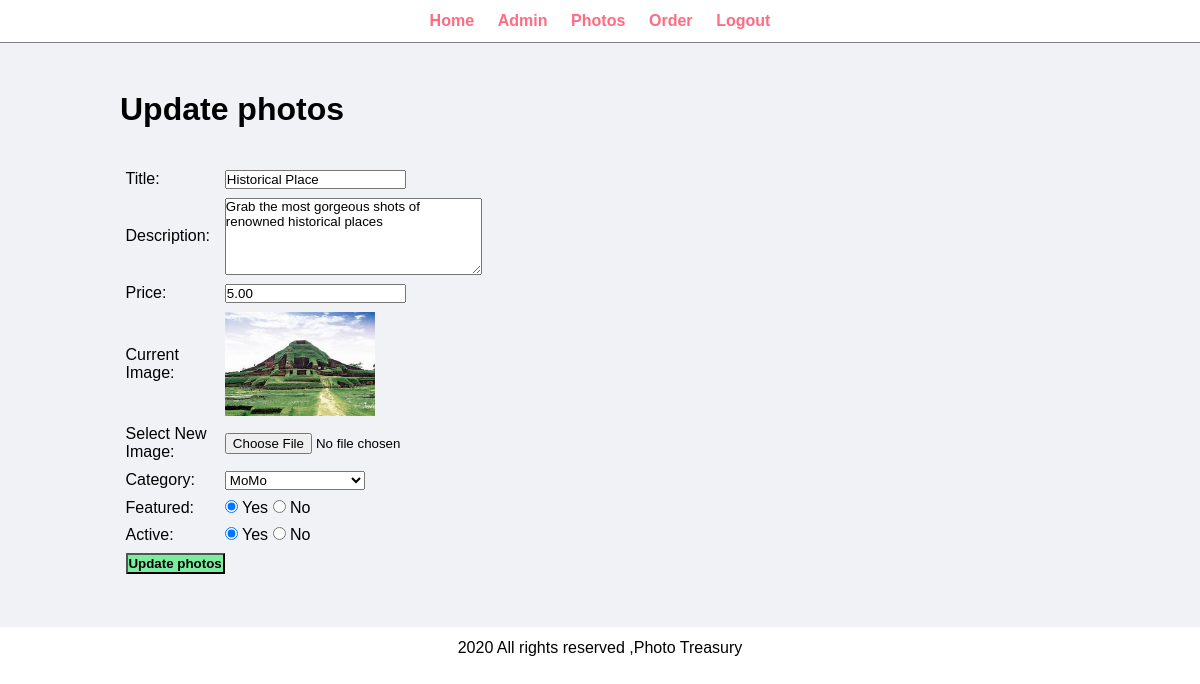
The app's page /admin/update-photo.php?id=3 (signed in) with its own data.
### tables this page shows
CREATE TABLE `tbl_photo` (
  `id` int(10) UNSIGNED NOT NULL,
  `title` varchar(100) NOT NULL,
  `description` text NOT NULL,
  `price` decimal(10,2) NOT NULL,
  `image_name` varchar(255) NOT NULL,
  `category_id` int(10) UNSIGNED NOT NULL,
  `featured` varchar(10) NOT NULL,
  `active` varchar(10) NOT NULL
);

CREATE TABLE `tbl_category` (
  `id` int(10) UNSIGNED NOT NULL,
  `title` varchar(100) NOT NULL,
  `image_name` varchar(255) NOT NULL,
  `featured` varchar(10) NOT NULL,
  `active` varchar(10) NOT NULL
);

### admin/update-photo.php (the view, shortened to what this page needs)
<?php include('partials/menu.php'); ?>
<?php
    if(isset($_GET['id']))
    {
        $id = $_GET['id'];
        $sql2 = "SELECT * FROM tbl_photo WHERE id=$id";
        $res2 = mysqli_query($conn, $sql2);
        $row2 = mysqli_fetch_assoc($res2);
        $title = $row2['title'];
        $description = $row2['description'];
        $price = $row2['price'];
        $current_image = $row2['image_name'];
        $current_category = $row2['category_id'];
        $featured = $row2['featured'];
        $active = $row2['active'];
    }
    else
    {
        header('location:'.SITEURL.'admin/manage-photos.php');
    }
?>
<div class="main-content">
    <div class="wrapper">
        <h1>Update photos</h1>
        <br><br>
        <form action="" method="POST" enctype="multipart/form-data">
        <table class="tbl-30">
            <tr>
                <td>Title: </td>
                <td>
                    <input type="text" name="title" value="<?php echo $title; ?>">
                </td>
            </tr>
            <tr>
                <td>Description: </td>
                <td>
                    <textarea name="description" cols="30" rows="5"><?php echo $description; ?></textarea>
                </td>
            </tr>
            <tr>
                <td>Price: </td>
                <td>
                    <input type="number" name="price" value="<?php echo $price; ?>">
                </td>
            </tr>
            <tr>
                <td>Current Image: </td>
                <td>
                    <?php
                        if($current_image == "")
                        {
                            echo "<div class='error'>Image not Available.</div>";
                        }
                        else
                        {
                            ?>
                            <img src="<?php echo SITEURL; ?>images/photos/<?php echo $current_image; ?>" width="150px">
                            <?php
                        }
                    ?>
                </td>
            </tr>
            <tr>
                <td>Select New Image: </td>
                <td>
                    <input type="file" name="image">
                </td>
            </tr>
            <tr>
                <td>Category: </td>
                <td>
                    <select name="category">
                        <?php
                            $sql = "SELECT * FROM tbl_category WHERE active='Yes'";
                            $res = mysqli_query($conn, $sql);
                            $count = mysqli_num_rows($res);
                            if($count>0)
                            {
                                while($row=mysqli_fetch_assoc($res))
                                {
                                    $category_title = $row['title'];
                                    $category_id = $row['id'];
                                    ?>
                                    <option <?php if($current_category==$category_id){echo "selected";} ?> value="<?php echo $category_id; ?>"><?php echo $category_title; ?></option>
                                    <?php
                                }
                            }
                            else
                            {
                                echo "<option value='0'>Category Not Available.</option>";
                            }
                        ?>
                    </select>
                </td>
            </tr>
            <tr>
                <td>Featured: </td>
                <td>
                    <input <?php if($featured=="Yes") {echo "checked";} ?> type="radio" name="featured" value="Yes"> Yes
                    <input <?php if($featured=="No") {echo "checked";} ?> type="radio" name="featured" value="No"> No
                </td>
            </tr>
            <tr>
                <td>Active: </td>
                <td>
                    <input <?php if($active=="Yes") {echo "checked";} ?> type="radio" name="active" value="Yes"> Yes
                    <input <?php if($active=="No") {echo "checked";} ?> type="radio" name="active" value="No"> No
                </td>
            </tr>
            <tr>
                <td>
                    <input type="submit" name="submit" value="Update photos" class="btn-secondary">
                </td>
            </tr>
        </table>
        </form>
    </div>
</div>
<?php include('partials/footer.php'); ?>

### css/admin.css (style rules this page uses)
* { margin: 0; padding: 0; font-family: Arial, Helvetica, sans-serif; }
.wrapper { padding: 1%; width: 80%; margin: 0 auto; }
.tbl-30 { width: 30%; }
table tr td { padding: 1%; }
.btn-secondary { background-color: #7bed9f; padding: 1%; color: black; text-decoration: none; font-weight: bold; }
.main-content { background-color: #f1f2f6; padding: 3% 0; }

### records on screen
tbl_photo: title "Historical Place", description "Grab the most gorgeous shots of renowned historical places", price "5.00", image_name (picture), category "MoMo", featured "☑", active "☑"
